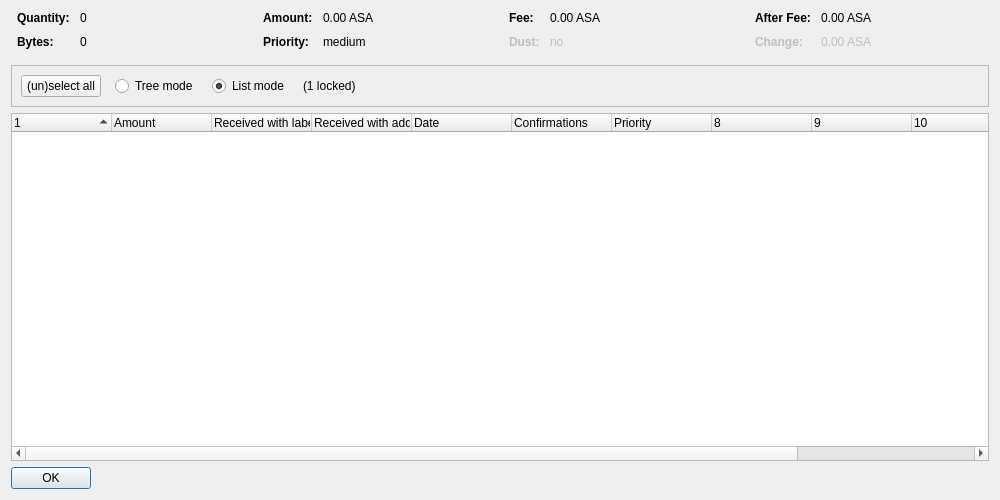
<?xml version="1.0" encoding="UTF-8"?>
<ui version="4.0">
 <class>CoinControlDialog</class>
 <widget class="QDialog" name="CoinControlDialog">
  <property name="geometry">
   <rect>
    <x>0</x>
    <y>0</y>
    <width>1000</width>
    <height>500</height>
   </rect>
  </property>
  <property name="windowTitle">
   <string>Coin Selection</string>
  </property>
  <layout class="QVBoxLayout" name="verticalLayout">
   <item>
    <layout class="QHBoxLayout" name="horizontalLayoutTop" stretch="0,0,0,0">
     <property name="topMargin">
      <number>0</number>
     </property>
     <property name="bottomMargin">
      <number>10</number>
     </property>
     <item>
      <layout class="QFormLayout" name="formLayoutCoinControl1">
       <property name="horizontalSpacing">
        <number>10</number>
       </property>
       <property name="verticalSpacing">
        <number>10</number>
       </property>
       <property name="leftMargin">
        <number>6</number>
       </property>
       <property name="rightMargin">
        <number>6</number>
       </property>
       <item row="0" column="0">
        <widget class="QLabel" name="labelCoinControlQuantityText">
         <property name="font">
          <font>
           <weight>75</weight>
           <bold>true</bold>
          </font>
         </property>
         <property name="text">
          <string>Quantity:</string>
         </property>
        </widget>
       </item>
       <item row="0" column="1">
        <widget class="QLabel" name="labelCoinControlQuantity">
         <property name="cursor">
          <cursorShape>IBeamCursor</cursorShape>
         </property>
         <property name="contextMenuPolicy">
          <enum>Qt::ActionsContextMenu</enum>
         </property>
         <property name="text">
          <string notr="true">0</string>
         </property>
         <property name="textInteractionFlags">
          <set>Qt::LinksAccessibleByMouse|Qt::TextSelectableByKeyboard|Qt::TextSelectableByMouse</set>
         </property>
        </widget>
       </item>
       <item row="1" column="0">
        <widget class="QLabel" name="labelCoinControlBytesText">
         <property name="font">
          <font>
           <weight>75</weight>
           <bold>true</bold>
          </font>
         </property>
         <property name="text">
          <string>Bytes:</string>
         </property>
        </widget>
       </item>
       <item row="1" column="1">
        <widget class="QLabel" name="labelCoinControlBytes">
         <property name="cursor">
          <cursorShape>IBeamCursor</cursorShape>
         </property>
         <property name="contextMenuPolicy">
          <enum>Qt::ActionsContextMenu</enum>
         </property>
         <property name="text">
          <string notr="true">0</string>
         </property>
         <property name="textInteractionFlags">
          <set>Qt::LinksAccessibleByMouse|Qt::TextSelectableByKeyboard|Qt::TextSelectableByMouse</set>
         </property>
        </widget>
       </item>
      </layout>
     </item>
     <item>
      <layout class="QFormLayout" name="formLayoutCoinControl2">
       <property name="horizontalSpacing">
        <number>10</number>
       </property>
       <property name="verticalSpacing">
        <number>10</number>
       </property>
       <property name="leftMargin">
        <number>6</number>
       </property>
       <property name="rightMargin">
        <number>6</number>
       </property>
       <item row="0" column="0">
        <widget class="QLabel" name="labelCoinControlAmountText">
         <property name="font">
          <font>
           <weight>75</weight>
           <bold>true</bold>
          </font>
         </property>
         <property name="text">
          <string>Amount:</string>
         </property>
        </widget>
       </item>
       <item row="0" column="1">
        <widget class="QLabel" name="labelCoinControlAmount">
         <property name="cursor">
          <cursorShape>IBeamCursor</cursorShape>
         </property>
         <property name="contextMenuPolicy">
          <enum>Qt::ActionsContextMenu</enum>
         </property>
         <property name="text">
          <string notr="true">0.00 ASA</string>
         </property>
         <property name="textInteractionFlags">
          <set>Qt::LinksAccessibleByMouse|Qt::TextSelectableByKeyboard|Qt::TextSelectableByMouse</set>
         </property>
        </widget>
       </item>
       <item row="1" column="0">
        <widget class="QLabel" name="labelCoinControlPriorityText">
         <property name="font">
          <font>
           <weight>75</weight>
           <bold>true</bold>
          </font>
         </property>
         <property name="text">
          <string>Priority:</string>
         </property>
        </widget>
       </item>
       <item row="1" column="1">
        <widget class="QLabel" name="labelCoinControlPriority">
         <property name="cursor">
          <cursorShape>IBeamCursor</cursorShape>
         </property>
         <property name="contextMenuPolicy">
          <enum>Qt::ActionsContextMenu</enum>
         </property>
         <property name="text">
          <string notr="true">medium</string>
         </property>
         <property name="textInteractionFlags">
          <set>Qt::LinksAccessibleByMouse|Qt::TextSelectableByKeyboard|Qt::TextSelectableByMouse</set>
         </property>
        </widget>
       </item>
      </layout>
     </item>
     <item>
      <layout class="QFormLayout" name="formLayoutCoinControl3">
       <property name="horizontalSpacing">
        <number>10</number>
       </property>
       <property name="verticalSpacing">
        <number>10</number>
       </property>
       <property name="leftMargin">
        <number>6</number>
       </property>
       <property name="rightMargin">
        <number>6</number>
       </property>
       <item row="0" column="0">
        <widget class="QLabel" name="labelCoinControlFeeText">
         <property name="font">
          <font>
           <weight>75</weight>
           <bold>true</bold>
          </font>
         </property>
         <property name="text">
          <string>Fee:</string>
         </property>
        </widget>
       </item>
       <item row="0" column="1">
        <widget class="QLabel" name="labelCoinControlFee">
         <property name="cursor">
          <cursorShape>IBeamCursor</cursorShape>
         </property>
         <property name="contextMenuPolicy">
          <enum>Qt::ActionsContextMenu</enum>
         </property>
         <property name="text">
          <string notr="true">0.00 ASA</string>
         </property>
         <property name="textInteractionFlags">
          <set>Qt::LinksAccessibleByMouse|Qt::TextSelectableByKeyboard|Qt::TextSelectableByMouse</set>
         </property>
        </widget>
       </item>
       <item row="1" column="0">
        <widget class="QLabel" name="labelCoinControlLowOutputText">
         <property name="enabled">
          <bool>false</bool>
         </property>
         <property name="font">
          <font>
           <weight>75</weight>
           <bold>true</bold>
          </font>
         </property>
         <property name="text">
          <string>Dust:</string>
         </property>
        </widget>
       </item>
       <item row="1" column="1">
        <widget class="QLabel" name="labelCoinControlLowOutput">
         <property name="enabled">
          <bool>false</bool>
         </property>
         <property name="cursor">
          <cursorShape>IBeamCursor</cursorShape>
         </property>
         <property name="contextMenuPolicy">
          <enum>Qt::ActionsContextMenu</enum>
         </property>
         <property name="text">
          <string notr="true">no</string>
         </property>
         <property name="textInteractionFlags">
          <set>Qt::LinksAccessibleByMouse|Qt::TextSelectableByKeyboard|Qt::TextSelectableByMouse</set>
         </property>
        </widget>
       </item>
      </layout>
     </item>
     <item>
      <layout class="QFormLayout" name="formLayoutCoinControl4">
       <property name="horizontalSpacing">
        <number>10</number>
       </property>
       <property name="verticalSpacing">
        <number>10</number>
       </property>
       <property name="leftMargin">
        <number>6</number>
       </property>
       <property name="rightMargin">
        <number>6</number>
       </property>
       <item row="0" column="0">
        <widget class="QLabel" name="labelCoinControlAfterFeeText">
         <property name="font">
          <font>
           <weight>75</weight>
           <bold>true</bold>
          </font>
         </property>
         <property name="text">
          <string>After Fee:</string>
         </property>
        </widget>
       </item>
       <item row="0" column="1">
        <widget class="QLabel" name="labelCoinControlAfterFee">
         <property name="cursor">
          <cursorShape>IBeamCursor</cursorShape>
         </property>
         <property name="contextMenuPolicy">
          <enum>Qt::ActionsContextMenu</enum>
         </property>
         <property name="text">
          <string notr="true">0.00 ASA</string>
         </property>
         <property name="textInteractionFlags">
          <set>Qt::LinksAccessibleByMouse|Qt::TextSelectableByKeyboard|Qt::TextSelectableByMouse</set>
         </property>
        </widget>
       </item>
       <item row="1" column="0">
        <widget class="QLabel" name="labelCoinControlChangeText">
         <property name="enabled">
          <bool>false</bool>
         </property>
         <property name="font">
          <font>
           <weight>75</weight>
           <bold>true</bold>
          </font>
         </property>
         <property name="text">
          <string>Change:</string>
         </property>
        </widget>
       </item>
       <item row="1" column="1">
        <widget class="QLabel" name="labelCoinControlChange">
         <property name="enabled">
          <bool>false</bool>
         </property>
         <property name="cursor">
          <cursorShape>IBeamCursor</cursorShape>
         </property>
         <property name="contextMenuPolicy">
          <enum>Qt::ActionsContextMenu</enum>
         </property>
         <property name="text">
          <string notr="true">0.00 ASA</string>
         </property>
         <property name="textInteractionFlags">
          <set>Qt::LinksAccessibleByMouse|Qt::TextSelectableByKeyboard|Qt::TextSelectableByMouse</set>
         </property>
        </widget>
       </item>
      </layout>
     </item>
    </layout>
   </item>
   <item>
    <widget class="QFrame" name="frame">
     <property name="minimumSize">
      <size>
       <width>0</width>
       <height>40</height>
      </size>
     </property>
     <property name="frameShape">
      <enum>QFrame::StyledPanel</enum>
     </property>
     <property name="frameShadow">
      <enum>QFrame::Sunken</enum>
     </property>
     <layout class="QHBoxLayout" name="horizontalLayout">
      <item>
       <layout class="QHBoxLayout" name="horizontalLayoutPanel" stretch="0,0,0,0,0">
        <property name="spacing">
         <number>14</number>
        </property>
        <item>
         <widget class="QPushButton" name="pushButtonSelectAll">
          <property name="sizePolicy">
           <sizepolicy hsizetype="Maximum" vsizetype="Fixed">
            <horstretch>0</horstretch>
            <verstretch>0</verstretch>
           </sizepolicy>
          </property>
          <property name="text">
           <string>(un)select all</string>
          </property>
          <property name="autoDefault">
           <bool>false</bool>
          </property>
         </widget>
        </item>
        <item>
         <widget class="QRadioButton" name="radioTreeMode">
          <property name="sizePolicy">
           <sizepolicy hsizetype="Maximum" vsizetype="Fixed">
            <horstretch>0</horstretch>
            <verstretch>0</verstretch>
           </sizepolicy>
          </property>
          <property name="text">
           <string>Tree mode</string>
          </property>
         </widget>
        </item>
        <item>
         <widget class="QRadioButton" name="radioListMode">
          <property name="sizePolicy">
           <sizepolicy hsizetype="Maximum" vsizetype="Fixed">
            <horstretch>0</horstretch>
            <verstretch>0</verstretch>
           </sizepolicy>
          </property>
          <property name="text">
           <string>List mode</string>
          </property>
          <property name="checked">
           <bool>true</bool>
          </property>
         </widget>
        </item>
        <item>
         <widget class="QLabel" name="labelLocked">
          <property name="text">
           <string notr="true">(1 locked)</string>
          </property>
         </widget>
        </item>
        <item>
         <spacer name="horizontalSpacer">
          <property name="orientation">
           <enum>Qt::Horizontal</enum>
          </property>
          <property name="sizeHint" stdset="0">
           <size>
            <width>40</width>
            <height>20</height>
           </size>
          </property>
         </spacer>
        </item>
       </layout>
      </item>
     </layout>
    </widget>
   </item>
   <item>
    <widget class="CoinControlTreeWidget" name="treeWidget">
     <property name="contextMenuPolicy">
      <enum>Qt::CustomContextMenu</enum>
     </property>
     <property name="sortingEnabled">
      <bool>false</bool>
     </property>
     <property name="columnCount">
      <number>12</number>
     </property>
     <attribute name="headerShowSortIndicator" stdset="0">
      <bool>true</bool>
     </attribute>
     <attribute name="headerStretchLastSection">
      <bool>false</bool>
     </attribute>
     <column>
      <property name="text">
       <string/>
      </property>
     </column>
     <column>
      <property name="text">
       <string>Amount</string>
      </property>
     </column>
     <column>
      <property name="text">
       <string>Received with label</string>
      </property>
     </column>
     <column>
      <property name="text">
       <string>Received with address</string>
      </property>
     </column>
     <column>
      <property name="text">
       <string>Date</string>
      </property>
     </column>
     <column>
      <property name="text">
       <string>Confirmations</string>
      </property>
      <property name="toolTip">
       <string>Confirmed</string>
      </property>
     </column>
     <column>
      <property name="text">
       <string>Priority</string>
      </property>
     </column>
     <column>
      <property name="text">
       <string/>
      </property>
     </column>
     <column>
      <property name="text">
       <string/>
      </property>
     </column>
     <column>
      <property name="text">
       <string/>
      </property>
     </column>
     <column>
      <property name="text">
       <string/>
      </property>
     </column>
     <column>
      <property name="text">
       <string/>
      </property>
     </column>
    </widget>
   </item>
   <item>
    <widget class="QDialogButtonBox" name="buttonBox">
     <property name="sizePolicy">
      <sizepolicy hsizetype="Maximum" vsizetype="Fixed">
       <horstretch>0</horstretch>
       <verstretch>0</verstretch>
      </sizepolicy>
     </property>
     <property name="orientation">
      <enum>Qt::Horizontal</enum>
     </property>
     <property name="standardButtons">
      <set>QDialogButtonBox::Ok</set>
     </property>
    </widget>
   </item>
  </layout>
 </widget>
 <customwidgets>
  <customwidget>
   <class>CoinControlTreeWidget</class>
   <extends>QTreeWidget</extends>
   <header>coincontroltreewidget.h</header>
  </customwidget>
 </customwidgets>
 <resources/>
 <connections/>
</ui>
